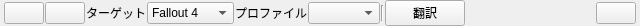
<?xml version="1.0" encoding="UTF-8"?>
<ui version="4.0">
 <class>UIToolBar</class>
 <widget class="QWidget" name="UIToolBar">
  <property name="geometry">
   <rect>
    <x>0</x>
    <y>0</y>
    <width>640</width>
    <height>24</height>
   </rect>
  </property>
  <property name="windowTitle">
   <string>Form</string>
  </property>
  <layout class="QHBoxLayout" name="horizontalLayout">
   <property name="spacing">
    <number>1</number>
   </property>
   <property name="leftMargin">
    <number>4</number>
   </property>
   <property name="topMargin">
    <number>0</number>
   </property>
   <property name="rightMargin">
    <number>4</number>
   </property>
   <property name="bottomMargin">
    <number>0</number>
   </property>
   <item>
    <widget class="HFlatPushButton" name="button_settings">
     <property name="text">
      <string/>
     </property>
     <property name="icon">
      <iconset resource="../res.qrc">
       <normaloff>:/res/icon/settings.png</normaloff>:/res/icon/settings.png</iconset>
     </property>
    </widget>
   </item>
   <item>
    <widget class="HFlatPushButton" name="button_refresh">
     <property name="text">
      <string/>
     </property>
     <property name="icon">
      <iconset resource="../res.qrc">
       <normaloff>:/res/icon/reload.png</normaloff>:/res/icon/reload.png</iconset>
     </property>
    </widget>
   </item>
   <item>
    <widget class="QLabel" name="label">
     <property name="text">
      <string>ターゲット</string>
     </property>
    </widget>
   </item>
   <item>
    <widget class="HComboBox" name="comboBox">
     <item>
      <property name="text">
       <string>Fallout 4</string>
      </property>
     </item>
     <item>
      <property name="text">
       <string>Fallout NV</string>
      </property>
     </item>
     <item>
      <property name="text">
       <string>Skyrim SE</string>
      </property>
     </item>
    </widget>
   </item>
   <item>
    <widget class="QLabel" name="label_2">
     <property name="text">
      <string>プロファイル</string>
     </property>
    </widget>
   </item>
   <item>
    <widget class="HComboBox" name="comboBox_2"/>
   </item>
   <item>
    <widget class="Line" name="line">
     <property name="maximumSize">
      <size>
       <width>16777215</width>
       <height>16</height>
      </size>
     </property>
     <property name="orientation">
      <enum>Qt::Vertical</enum>
     </property>
    </widget>
   </item>
   <item>
    <widget class="HFlatPushButton" name="pushButton_2">
     <property name="text">
      <string>翻訳</string>
     </property>
    </widget>
   </item>
   <item>
    <spacer name="horizontalSpacer">
     <property name="orientation">
      <enum>Qt::Horizontal</enum>
     </property>
     <property name="sizeHint" stdset="0">
      <size>
       <width>40</width>
       <height>20</height>
      </size>
     </property>
    </spacer>
   </item>
   <item>
    <widget class="HFlatPushButton" name="button_info">
     <property name="text">
      <string/>
     </property>
     <property name="icon">
      <iconset resource="../res.qrc">
       <normaloff>:/res/icon/info2.png</normaloff>:/res/icon/info2.png</iconset>
     </property>
    </widget>
   </item>
  </layout>
 </widget>
 <customwidgets>
  <customwidget>
   <class>HFlatPushButton</class>
   <extends>QPushButton</extends>
   <header>HFlatPushButton.h</header>
  </customwidget>
  <customwidget>
   <class>HComboBox</class>
   <extends>QComboBox</extends>
   <header>HComboBox.h</header>
  </customwidget>
 </customwidgets>
 <resources>
  <include location="../res.qrc"/>
 </resources>
 <connections/>
</ui>
